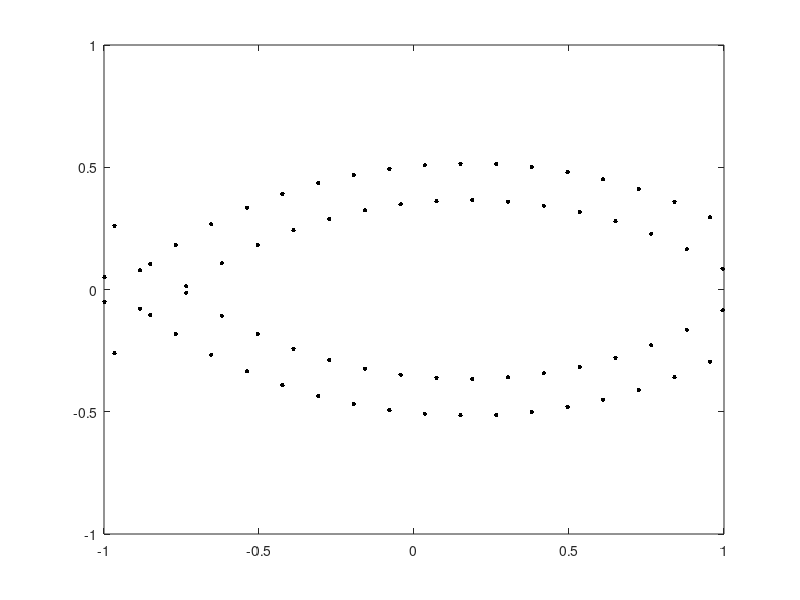

MATLAB code for this plot:
% sind(10)=0.1736;
% cosd(10)=0.9848;
% ?????????0.1736,0.9848?

% ????????? r1=1.35
% ??????????????
% [x,y]=solve('x^2+y^2=1','(x-0.1736)^2+(y-0.9848)^2=1.35^2')
% ???????????????
% point1(0.996,-0.086), point2(-0.966,0.26)
r1=1.35;
point1_x=0.996;
point1_y=-0.086;
point2_x=-0.966;
point2_y=0.26;
point_x_right(1:18)=linspace(point2_x,point1_x,18);
point_y_right(1:18)=-1*sqrt(r1^2-(point_x_right(1:18)-0.1736).^2)+0.9848;
% ????????? r2=1.5
% ??????????????
% [x,y]=solve('x^2+y^2=1','(x-0.1736)^2+(y-0.9848)^2=1.5^2')
% ???????????????
% point1(0.955,-0.295), point2(-0.999,0.049)
r2=1.5;
point3_x=0.955;
point3_y=-0.295;
point4_x=-0.999;
point4_y=0.049;
point_x_right(19:36)=linspace(point4_x,point3_x,18);
point_y_right(19:36)=-1*sqrt(r2^2-(point_x_right(19:36)-0.1736).^2)+0.9848;

% sind(10)=0.1736;
% cosd(10)=0.9848;
% ?????????0.1736,-0.9848?

% ????????? r3=1.35
% ??????????????
% [x,y]=solve('x^2+y^2=1','(x-0.1736)^2+(y+0.9848)^2=1.35^2')
% ???????????????
% point1(-0.966,-0.26), point2(0.996,0.086)
r3=1.35;
point5_x=-0.966;
point5_y=-0.26;
point6_x=0.996;
point6_y=0.086;
point_x_left(1:18)=linspace(point6_x,point5_x,18);
point_y_left(1:18)=sqrt(r3^2-(point_x_left(1:18)-0.1736).^2)-0.9848;
% ????????? r4=1.5
% ??????????????
% [x,y]=solve('x^2+y^2=1','(x-0.1736)^2+(y+0.9848)^2=1.5^2')
% ???????????????
% point1(-0.999,-0.049), point2(0.955,0.295)
r4=1.5;
point3_x=-0.999;
point3_y=-0.049;
point4_x=0.955;
point4_y=0.295;
point_x_left(19:36)=linspace(point4_x,point3_x,18);
point_y_left(19:36)=sqrt(r4^2-(point_x_left(19:36)-0.1736).^2)-0.9848;

plot(point_x_right,point_y_right,'k.','MarkerSize',10);
hold on;
plot(point_x_left,point_y_left,'k.','MarkerSize',10);
axis([-1,1,-1,1]);